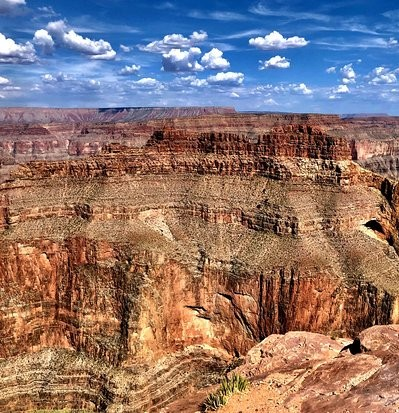
#> input picture advanced_level_image_processing/PyImageSearch/panorama_stitching/canyon1.jpg, 399 x 413 px
$ python panorama_stitch.py --firstimage canyon1.jpg --secondimage canyon2.jpg
#> lines starting #> are read from the running program, lines starting #| are printed output that depends on the picture
### advanced_level_image_processing/PyImageSearch/panorama_stitching/stitch_class.py
import numpy as np  #gerekli kütüphaneleri import ettik
import imutils
import cv2

class Stitcher:     #Stitcher classını oluşturduk
    def __init__(self):
        self.isv3  = imutils.is_cv3(or_better=True) #kullandığımız opencv sürümünü kontrol ediyoruz, çünkü sürümden sürüme fark ediyor

    def stitch(self,images,ratio=0.75,reprojThresh=4.0,showMatches=False):  # iki görsel arasındaki ortak noktaları bulan fonksiyonumuzu yazıyoruz
        (imageA,imageB) = images
        (kpsA,featuresA) = self.detectAndDescribe(imageA)   #   A görselinin kilit noktalarını ve özelliklerini bulduruyoruz
        (kpsB,featuresB) = self.detectAndDescribe(imageB)   #   B görselinin kilit noktalarını ve özelliklerini bulduruyoruz

        M = self.matchKeypoints(kpsA,kpsB,featuresA,featuresB,ratio,reprojThresh)   #   2 görsel arasındaki anahtar noktalar ve özellikleri eşleştiriyoruz

        if M == None:  #   Eğer anahtar noktalar arasında bir eşleşme olmazsa None döndürüyoruz
            print("M degeri None'dir")
            return None

        (matches, H, status) = M    #   eşleşmeler, H , durum değişkenlerini içinde tutan bir M değeri atıyoruz
        result = cv2.warpPerspective(imageA,H,(imageA.shape[1]+imageB.shape[1], imageA.shape[0]))   #   görüntüye perspektif dönüşümü uyguluyoruz
        result[0:imageB.shape[0], 0:imageB.shape[1]] = imageB

        if showMatches: #   eğer kilit nokta eşleşmeleri gösterilebiliyorsa
            vis = self.drawMatches(imageA, imageB, kpsA, kpsB, matches, status) #   göster

            return (result,vis) #   sonucu ve kilit noktaları göster

        return result   #   sonucu döndür

    def detectAndDescribe(self, image): #   anahtar noktaları bulup özellikleri açıklayacak olan fonksiyonu yazıyoruz

        gray = cv2.cvtColor(image, cv2.COLOR_BGR2GRAY)  #   görüntüyü gri renk uzayina ceviriyoruz

        if self.isv3:   #   eğer opencv sürümünüz 3 ten büyükse bu işlemleri yap
            descriptor = cv2.xfeatures2d.SIFT_create()      #   SIFT = Scale-invariant feature transform OZELLIK DONUSUM YONTEMIDIR
            (kps,features) = descriptor.detectAndCompute(image,None)    #   SIFT donusum yontemi ile sakladigimiz anahtar noktalari ve özellikleri tespit edip hesapliyoruz

        else:   # opencv sürümü 3 ten küçükse bu islemleri yapiyoruz
            detector = cv2.FastFeatureDetector_create("SIFT")   #   detector degiskenine SIFT fonksiyonunu koyuyoruz
            kps = detector.detect(gray)     #   gri renk  uzayina cevirdigimiz resime SIFT donusumu uyguluyoruz


            extractor = cv2.DescriptorExtractor_create("SIFT")  #
            (kps,features) = extractor.compute(gray,kps)    #   SIFT donusum yontemiyle sakladigimiz anahtar noktalari ve özellikleri tespit edip hesaplatiyoruz

        kps = np.float32([kp.pt for kp in kps]) #   anahtar noktalari bir array icine aliyoruz

        return (kps, features)  # anahtar noktalari ve ozellikleri döndür


    # [38 lines left out: functions matchKeypoints, drawMatches, not called in this run]


### advanced_level_image_processing/PyImageSearch/panorama_stitching/panorama_stitch.py
import argparse
import numpy as np
import cv2
import imutils
from stitch_class import Stitcher

ap  = argparse.ArgumentParser()
ap.add_argument("-f","--firstimage",required=True,help="path to the first image")
ap.add_argument("-s","--secondimage",required=True,help="path to the second image")
args = vars(ap.parse_args())


imageA = cv2.imread(args["firstimage"])
#> imageA is the input picture: shape (413, 399, 3); mean B, G, R 112.7, 116.7, 138.8
imageB = cv2.imread(args["secondimage"])
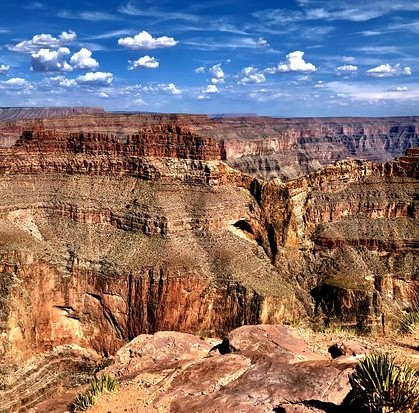
#> input picture advanced_level_image_processing/PyImageSearch/panorama_stitching/canyon2.jpg, 419 x 413 px
#> imageB is the input picture: shape (413, 419, 3); mean B, G, R 113.6, 115.2, 133.2

imageA = imutils.resize(imageA,width=400)
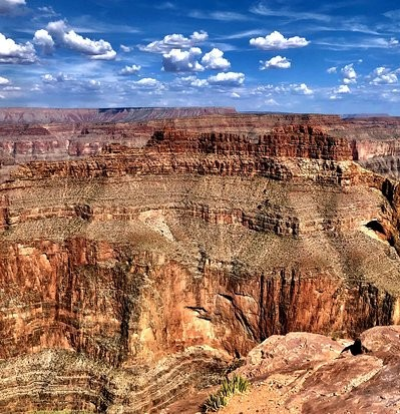
#> imageA: shape (414, 400, 3); mean B, G, R 112.5, 116.5, 138.7
imageB = imutils.resize(imageB,width=400)
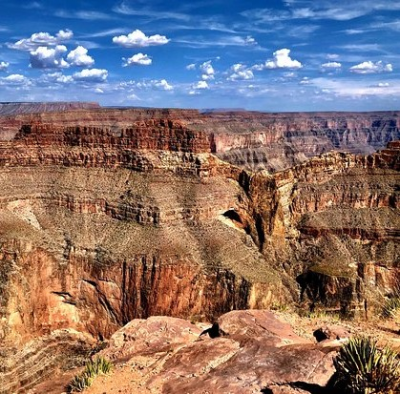
#> imageB: shape (394, 400, 3); mean B, G, R 113.6, 115.2, 133.2

stitcher = Stitcher()
(result,vis) = stitcher.stitch([imageA, imageB],showMatches=True)
#> in detectAndDescribe, `gray = cv2.cvtColor(image, cv2.COLOR_BGR2GRAY)`:
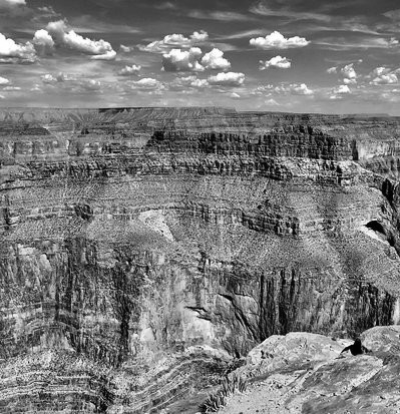
#> gray: shape (414, 400); min 1, max 255, mean 122.7
#> (the run stopped early here; a loop or call above may not have finished)
